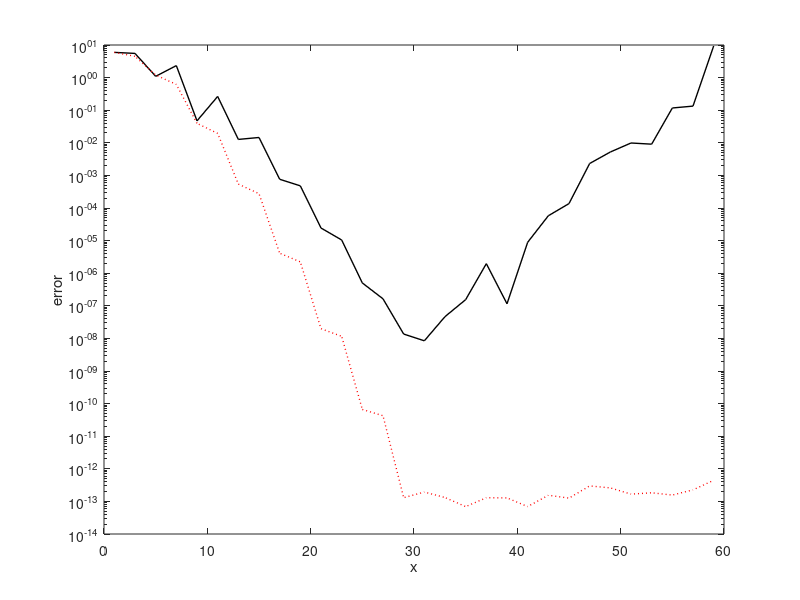

Here is the MATLAB script that generated this plot: (Note: this script raises an error after producing the figure.)
clear, clc, clf
LW = 'linewidth'; lw = 1;

F = @(x)(sin(3 .* x .^ 2));
dF = @(x)(6 .* x .* cos(3 .* x .^ 2));

MAX_ITER = 30;
iter_n = 2 * (1:MAX_ITER)' - 1;
max_error1 = zeros(MAX_ITER, 1);
max_error2 = zeros(MAX_ITER, 1); % Chebyshev error

for iter = 1:MAX_ITER
    n = 2 * iter - 1;
    x1 = linspace(-1, 1, n + 1)';
    % Chebyshev
    x2 = (0:n)';
    x2 = cos(x2 .* pi ./ n);
    
    pi1_j = ones(n + 1, 1);
    pi2_j = ones(n + 1, 1);
    for j = 1 : n + 1
        for k = 1 : n + 1
            if k ~= j
                pi1_j(j) = pi1_j(j) * (x1(j) - x1(k));
                pi2_j(j) = pi2_j(j) * (x2(j) - x2(k));
            end
        end
    end

    D1_ij = zeros(n+1, n+1);
    D2_ij = zeros(n+1, n+1);
    for i = 1:n+1
        for j = 1:n+1
            if i == j
                for k = 1:n+1
                    if k ~= j
                        D1_ij(i,j) = D1_ij(i,j) + 1/(x1(j)-x1(k));
                        D2_ij(i,j) = D2_ij(i,j) + 1/(x2(j)-x2(k));
                    end
                end
            else
                D1_ij(i,j) = pi1_j(i)/(pi1_j(j) * (x1(i)-x1(j)));
                D2_ij(i,j) = pi2_j(i)/(pi2_j(j) * (x2(i)-x2(j)));
            end
        end
    end

    f1_j = F(x1);
    f2_j = F(x2);

    dp1 = D1_ij * f1_j;
    dp2 = D2_ij * f2_j;

    exact1 = dF(x1);
    exact2 = dF(x2);

    max_error1(iter) = max(abs(dp1 - exact1));
    max_error2(iter) = max(abs(dp2 - exact2));
end

figure(1)
semilogy(iter_n, max_error1, 'k', LW, lw), hold on
semilogy(iter_n, max_error2, 'r:', LW, lw)
xlabel('x')
ylabel('error')
legend('error1', 'error2(cheby)', 'location', 'sw')
